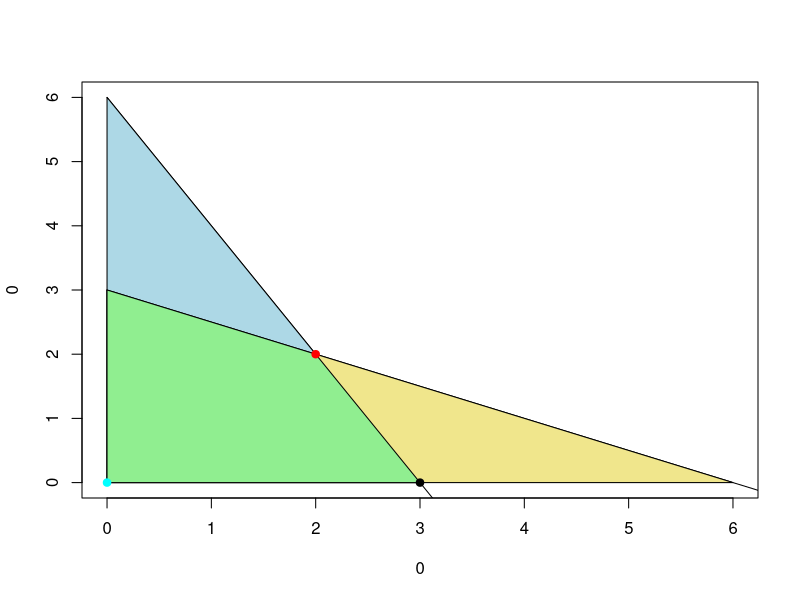

Write the R code that produced this figure.
## ---- chunk 1
# install.packages("lpSolve")
library("lpSolve")
## ---- chunk 2
# Set up problem: maximize
# x1 + 9 x2 + x3 subject to
# x1 + 2 x2 + 3 x3 <= 9
# 3 x1 + 2 x2 + 2 x3 <= 15

# First, we define our objective function. We pass in the coefficients as a vector to f.obj
f.obj <- c(1, 9, 1)

# Next, we define our constraints. We pass in a matrix of the coefficients to f.con
f.con <- matrix (c(1, 2, 3, 3, 2, 2), nrow=2, byrow=TRUE)

# Now we're telling it that the direction of the constraints is <=
f.dir <- c("<=", "<=")

# Lastly, we define the right hand side of the equations (the values that the constraints are tied to)
f.rhs <- c(9, 15)


# Now run.

result <- lp("max", f.obj, f.con, f.dir, f.rhs)


# This tells us the optimal value of the objective function
result$obj.val

# But it does not tell us by default what values of x give it that value! 
result$solution

# What if we want the sensitivities? 
result$sens.coef.from

result$sens.coef.to

result$duals



## ---- chunk 3
#Identify objective function
#C = 6x + 2y
#Identify constraints
#10x + 5y <= 60 
#8x + 2y <= 40
#y <= 5

# First, we define our objective function. We pass in the coefficients as a vector to f.obj
f.obj <- c(6, 2)

# Next, we define our constraints. We pass in a matrix of the coefficients to f.con
f.con <- matrix (c(10, 5, 8, 2, 0, 1), nrow=3, byrow=TRUE)

# Now we're telling it that the direction of the constraints is <=
f.dir <- c("<=", "<=", "<=")

# Lastly, we define the right hand side of the equations (the values that the constraints are tied to)
f.rhs <- c(60, 40, 5)


# Now run.
result <- lp("max", f.obj, f.con, f.dir, f.rhs)
result$solution

## ---- chunk 4
#Identify objective function
#C = 3x + 2y
#Identify constraints
#2x + y <= 6
#x + 2y <= 6

# Let's graph it! 
constraint_one <- function(x) 6 - 2*x
constraint_two <- function(x) 3 - 0.5*x
x <- 0:10
constraint_one_points <- constraint_one(x)
constraint_two_points <- constraint_two(x)
limits <- c(0, 6)

plot(0, 0, xlim=limits, ylim=limits, type="l")
lines(x, constraint_one_points)
lines(x, constraint_two_points)
polygon(x=c(0, 0, 3), y=c(0, 6, 0), col="lightblue")
polygon(x=c(0, 0, 6), y=c(0, 3, 0), col="khaki")
polygon(x=c(0, 0, 2, 3), y=c(0, 3, 2, 0), col="lightgreen")

# We start at the origin, the basic feasible solution
points(0, 0, pch=19, col="cyan")

# We pivot to the next feasible solution
points(3, 0, pch=19)

# We pivot to the optimal feasible solution
points(2, 2, pch=19, col="red")

# Define our objective function. We pass in the coefficients as a vector to f.obj
f.obj <- c(3, 2)

# Next, we define our constraints. We pass in a matrix of the coefficients to f.con
f.con <- matrix (c(2, 1, 1, 2), nrow=2, byrow=TRUE)

# Now we're telling it that the direction of the constraints is <=
f.dir <- c("<=", "<=")

# Lastly, we define the right hand side of the equations (the values that the constraints are tied to)
f.rhs <- c(6, 6)


# Now run.
result <- lp("max", f.obj, f.con, f.dir, f.rhs)
result
result$solution
